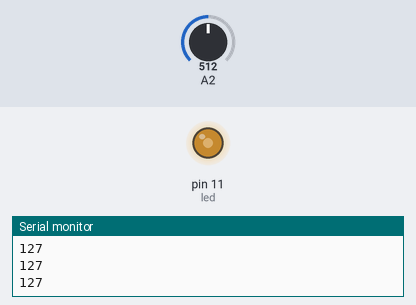
This sketch was run on a simulated Arduino Uno, built with avr-gcc and run on an emulated ATmega328P. Shown: output pins drawn as LEDs (lit = HIGH), the last lines printed to the serial monitor. The test bench sets the inputs (shaded band); at power-on: A2 = 512.

Above: at 1.2 s.
1.3 s: A2 set to 716
At 2.5 s:
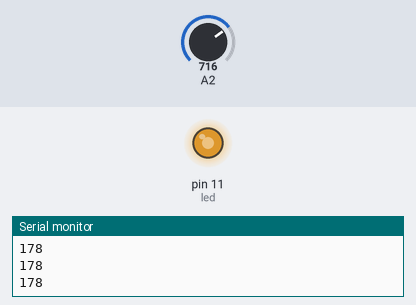
2.8 s: A2 set to 900
At 3.9 s:
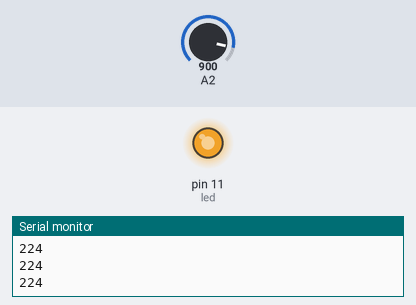
4.3 s: A2 set to 122
At 5.0 s:
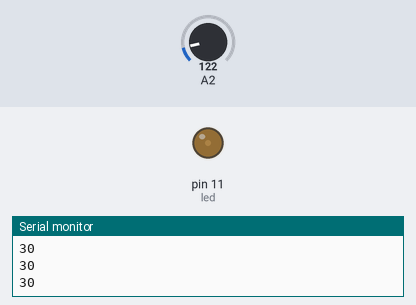
5.8 s: A2 set to 0
At 6.1 s:
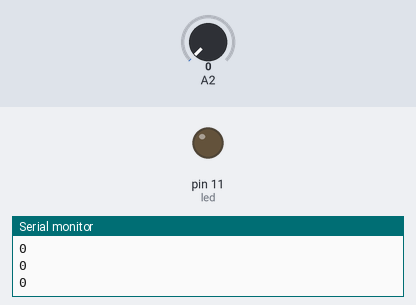
7.3 s: A2 set to 511
At 8.4 s:
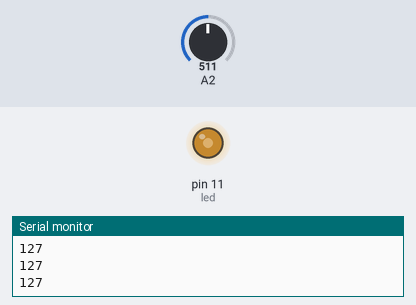
Timing chart, 0 to 9.8 s (numbered marks = the images above; inputs shaded):
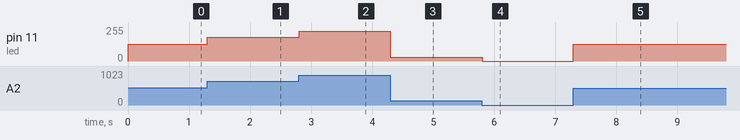

The sketch:

Interfacing_LDR.ino
```cpp
int ldr = A2;
int led = 11;
void setup(){
  Serial.begin(9600);
}
void loop(){
  int a = analogRead(A2);
  int b = map(a,0,1023,0,255);
  analogWrite(led,b);
  Serial.println(b);
}
```

Measured:
- after the input at 1.3 s, pin 11 (led): 127/255 → 178/255 at once
- after the input at 2.8 s, pin 11 (led): 178/255 → 224/255 at once
- after the input at 4.3 s, pin 11 (led): 224/255 → 30/255 at once
- after the input at 5.8 s, pin 11 (led): 30/255 → 0/255 at once
- after the input at 7.3 s, pin 11 (led): 0/255 → 127/255 at once
